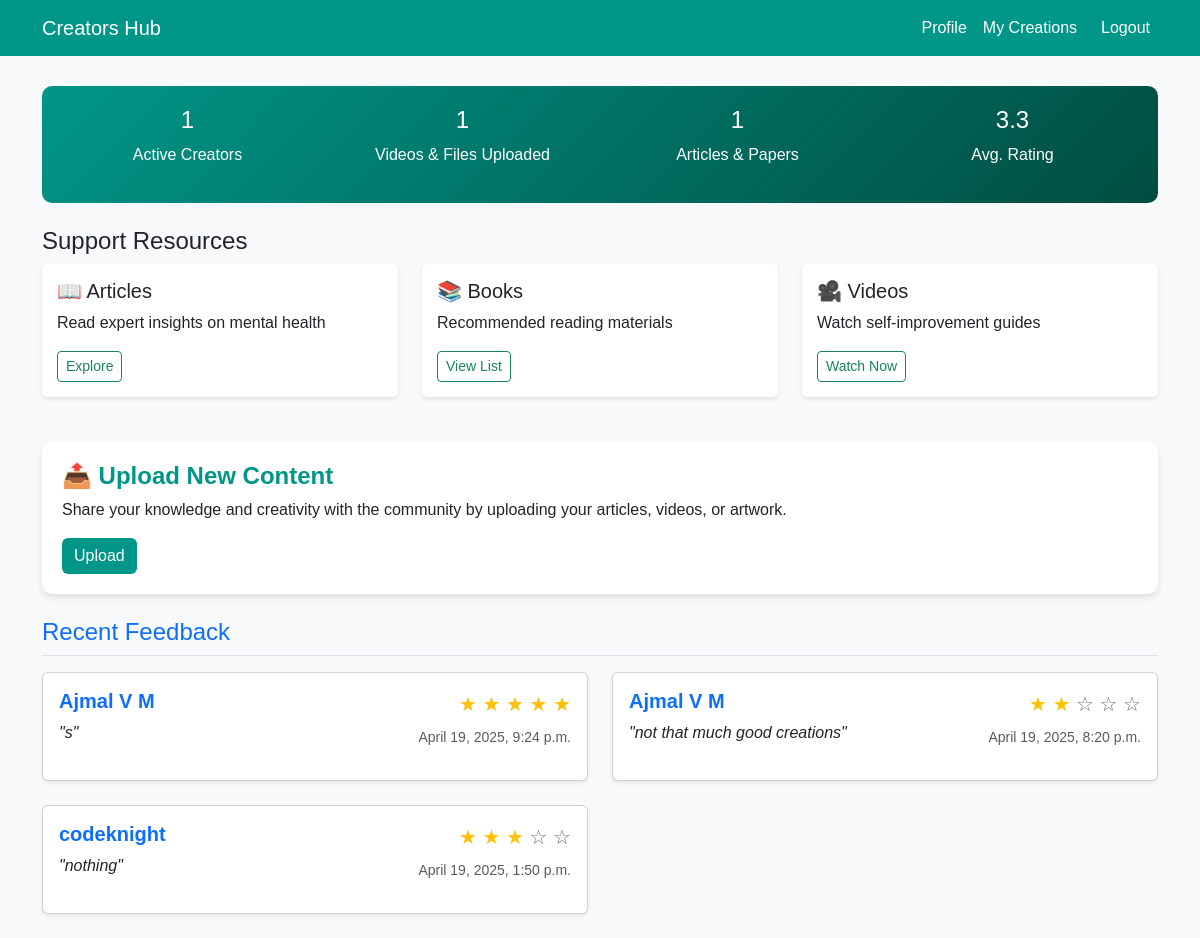
Before: /creators/ (signed in) with the older database file.
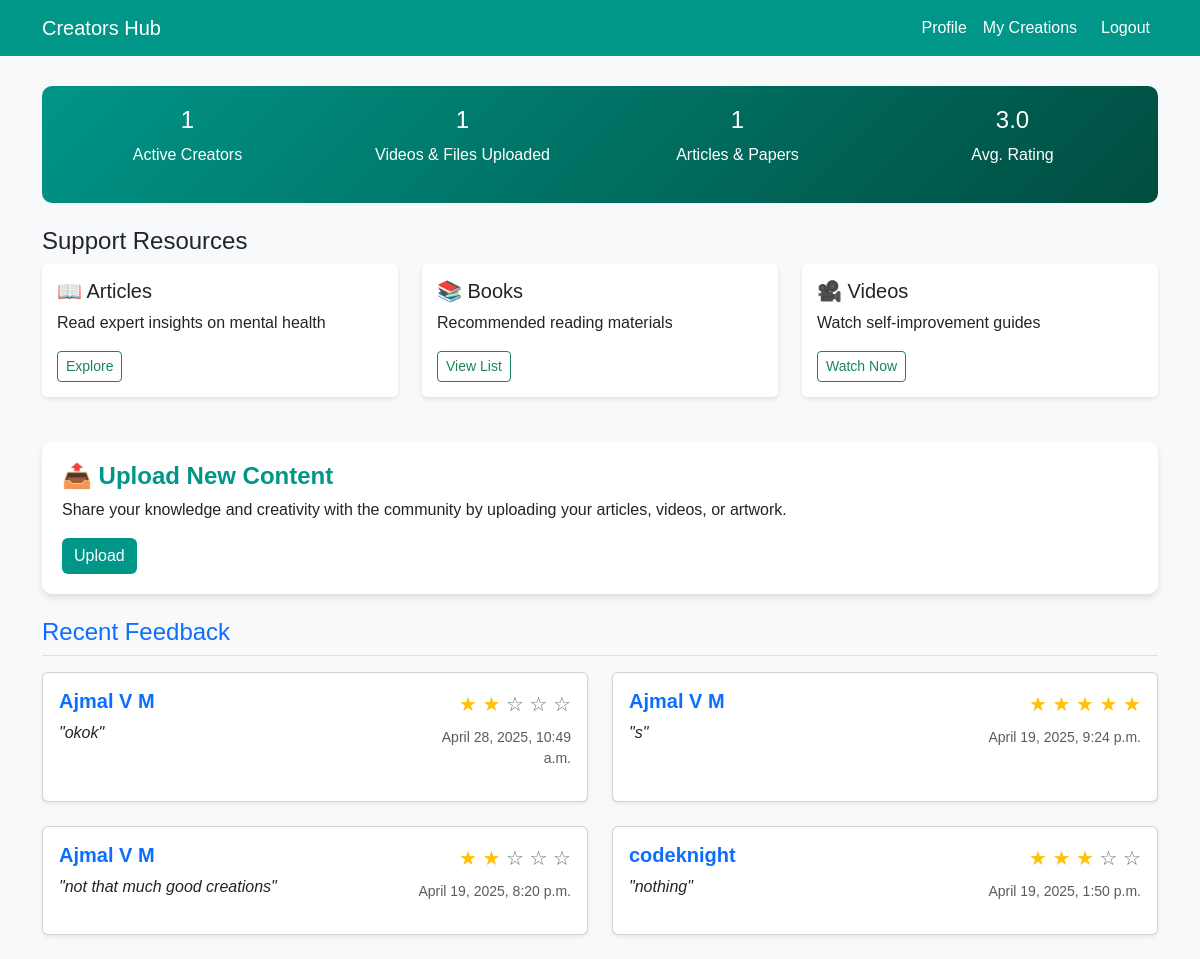
After: the same page with the newer database file.
### com/models.py (models this page shows, shortened)
class Feedback(models.Model):
    description=models.TextField(max_length=50)
    rating=models.IntegerField()
    usser=models.ForeignKey(Reg,on_delete=models.CASCADE,null=True,blank=True)
    choice=models.CharField(max_length=50,null=True,blank=True)
    created_at= models.DateTimeField(auto_now=True)

class Reg(models.Model):
    name=models.CharField(max_length=30)
    email=models.EmailField(max_length=50,unique=True)
    passw=models.CharField(max_length=50)
    contact=models.CharField(max_length=10)
    age=models.CharField(max_length=5)
    location=models.CharField(max_length=50,default='India')
    image = models.ImageField(upload_to='images/', null=True, blank=True)
    genderchoice=(
        ('male','MALE'),
        ('female','FEMALE'),
        ('others','OTHERS')
    )
    gender=models.CharField(max_length=10,choices=genderchoice,null=True,blank=True)
    bloodgroupchoice=(
        ('A+','A+'),
        ('A-','A-'),
        ('B+','B+'),
        ('B-','B-'),
        ('AB+','AB+'),
        ('AB-','AB-'),
        ('O+','O+'),
        ('O-','O-'),
    )
    bloodgroup=models.CharField(max_length=5,choices=bloodgroupchoice,null=True,blank=True)

### com/views.py (the view)
# urls.py: path('creators/', views.creators, name='creators'),
def creators(request):
    if 'email' not in request.session:
        return redirect('modlogin')
    active_creators = Mod.objects.filter(
        category='creators and sharers',
        approval_status=True
    ).count()
    video_file_count = CreativeContent.objects.filter(
        content_type__in=['video', 'file', 'other']
    ).count()
    text_based_count = CreativeContent.objects.filter(
        content_type__in=['thought', 'research', 'article']
    ).count()
    feedback = Feedback.objects.filter(choice='creators and sharers').order_by('-created_at')[:5]
    average_rating = Feedback.objects.filter(choice='creators and sharers').aggregate(Avg('rating'))['rating__avg']
    average_rating = round(average_rating, 1) if average_rating is not None else "N/A"
    return render(request, 'creators.html', {
        'active_creators': active_creators,
        'video_file_count': video_file_count,
        'text_based_count': text_based_count,
        'feedback': feedback,
        'feedbackc': average_rating
    })

### com/templates/creators.html (shortened to what the changed rows need)
{% load static %}
<!DOCTYPE html>
<html lang="en">
<head>
    <link rel="stylesheet" href="https://cdn.jsdelivr.net/npm/bootstrap@5.3.0/dist/css/bootstrap.min.css">
</head>
<body>
    <div class="container dashboard-container">
        <div class="quick-stats text-center">
            <div class="row">
                <div class="col-md-3">
                    <h4>{{ feedbackc|floatformat:1 }}</h4>
                    <p>Avg. Rating</p>
                </div>
            </div>
        </div>
<div class="row">
    {% if feedback %}
        {% for feed in feedback %}
            <div class="col-md-6 mb-4">
                <div class="card shadow-sm h-100 p-3">
                    <div class="row align-items-start">
                        <div class="col-8">
                            <h5 class="text-primary fw-bold fs-5 mb-2">{{ feed.usser.name }}</h5>
                            <p class="text-dark fst-italic fs-6">"{{ feed.description }}"</p>
                        </div>
                        <div class="col-4 text-end">
                            <div class="mb-2 fs-5">
                                {% for i in "12345" %}
                                    {% if forloop.counter <= feed.rating %}
                                        <span class="text-warning">&#9733;</span>
                                    {% else %}
                                        <span class="text-secondary">&#9734;</span>
                                    {% endif %}
                                {% endfor %}
                            </div>
                            <p class="text-muted small">{{ feed.created_at }}</p>
                        </div>
                    </div>
                </div>
            </div>
        {% endfor %}
    {% else %}
        <div class="col-12 text-center">
            <strong class="text-muted">No ratings yet</strong>
        </div>
    {% endif %}
</div>
    </div>
</body>
</html>

Changed rows visible on the page:
added Feedback: usser.name "Ajmal V M", description "okok", rating 2 (drawn), created_at "April 28, 2025, 10:49 a.m."
Other visible differences:
{{ feedbackc|floatformat:1 }}: "3.3" → "3.0"
